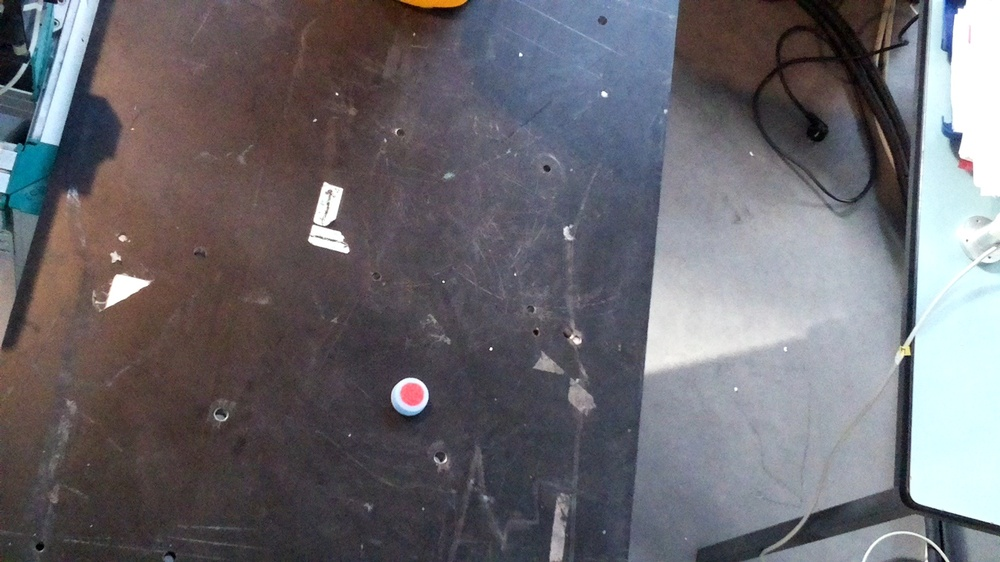
#> input picture src/images/bouchon/imabouchon1.jpg, 1000 x 562 px, shrunk from 1920 x 1080 before the run, found by its file name
$ python concentric_circles_method.py
#> lines starting #> are read from the running program, lines starting #| are printed output that depends on the picture; after the words box and inside, x2 and y2 are one past the last pixel; in counts of white or black regions, pixels touching at a corner belong together
import cv2
import numpy as np

def detect_concentric_circles(image_path):
    image = cv2.imread(image_path, cv2.IMREAD_COLOR)
#> image is the input picture: shape (562, 1000, 3); mean B, G, R 110.9, 105.4, 107.6
    if image is None:
        raise ValueError("Impossible de charger l'image depuis le chemin spécifié.")

    gray = cv2.cvtColor(image, cv2.COLOR_BGR2GRAY)
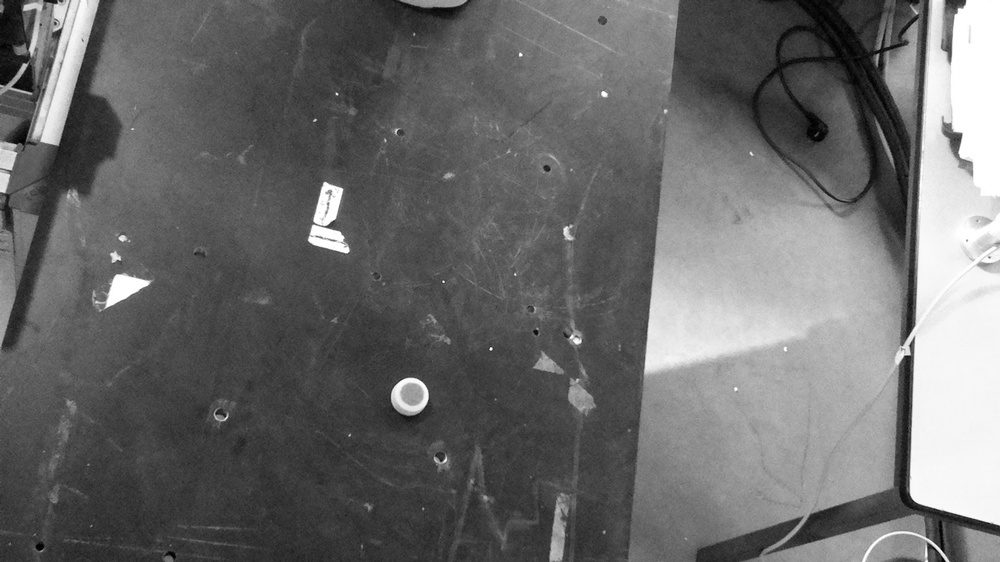
#> gray: shape (562, 1000); min 0, max 255, mean 106.7
    blurred = cv2.GaussianBlur(gray, (9, 9), 2)
    edges = cv2.Canny(blurred, 50, 150)
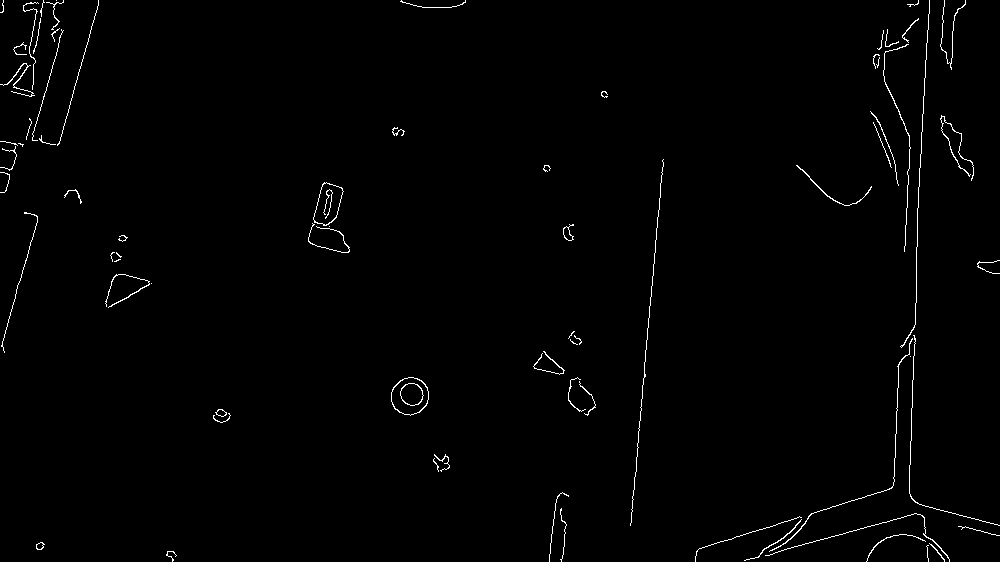
#> edges: shape (562, 1000); 1% white in thin lines or dots
    contours, _ = cv2.findContours(edges, cv2.RETR_TREE, cv2.CHAIN_APPROX_SIMPLE)
#> contours = 82 contours, 61 with area under 20; largest, box (x1, y1, x2, y2) and area: (391, 377, 429, 416) 1093, (391, 377, 429, 416) 1060, (313, 182, 344, 226) 838, (313, 182, 344, 226) 820, (400, 383, 424, 406) 393

    circles = []

    for contour in contours:
        (x, y), radius = cv2.minEnclosingCircle(contour)

        area_contour = cv2.contourArea(contour)
        if area_contour == 0:
            continue

        circularity = (4 * np.pi * area_contour) / (2 * np.pi * radius)**2
        if 0.8 <= circularity <= 1.2:
            circles.append((int(x), int(y), int(radius)))
#> this loop made 82 passes
#> (x, y, radius, area_contour, circularity) on passes 4, 5, 8, 10, 16, 17, 20, 21, 22, 23, 25, 27: (40, 546, 4.47, 40.5, 0.645), (39.5, 545.5, 3.81, 34, 0.746), (772.5, 539.5, 35.11, 32.5, 0.00839), (857, 558, 92.05, 24.5, 0.00092), (220.5, 413, 5.59, 51, 0.519), (221, 412.5, 5.03, 45.5, 0.574), (409.5, 395.9, 19.65, 1093, 0.901), (409.5, 395.8, 19.19, 1060, 0.916), (411.2, 394.2, 11.93, 393, 0.879), (411.4, 393.7, 11.7, 374, 0.87), (548.9, 365.8, 15.88, 25.5, 0.0322), (840.5, 444.5, 128.3, 45.5, 0.00088)
#> after the loop, circles = [(409, 395, 19), (409, 395, 19), (411, 394, 11), (411, 393, 11)]

    for i, (x1, y1, r1) in enumerate(circles):
        for j, (x2, y2, r2) in enumerate(circles[i + 1:], start=i + 1):
            if abs(x1 - x2) < 5 and abs(y1 - y2) < 5 and abs(r1 - r2) > 5:
                cv2.circle(image, (x1, y1), r1, (0, 255, 0), 2)
                cv2.circle(image, (x2, y2), r2, (255, 0, 0), 2)

                cv2.drawMarker(image, (x1, y1), (0, 0, 255), markerType=cv2.MARKER_CROSS, markerSize=10, thickness=2)

                print(f"Cercles concentriques détectés au centre ({x1}, {y1}) avec rayons {r1} et {r2}.")
#> this loop made 4 passes
#| Cercles concentriques détectés au centre (409, 395) avec rayons 19 et 11.
#| Cercles concentriques détectés au centre (409, 395) avec rayons 19 et 11.
#| Cercles concentriques détectés au centre (409, 395) avec rayons 19 et 11.
#| Cercles concentriques détectés au centre (409, 395) avec rayons 19 et 11.
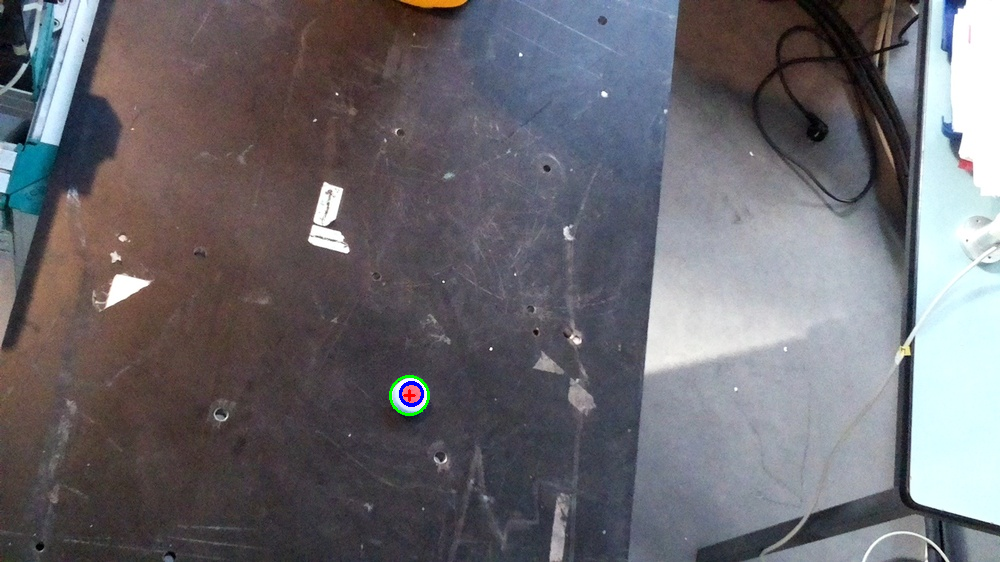
#> image: shape (562, 1000, 3); 0.12% of pixels changed, all inside (x1, y1, x2, y2) = (389, 375, 430, 416)

    cv2.imshow("Concentric Circles Detection", image)
    cv2.waitKey(0)
    cv2.destroyAllWindows()

image_path = "res/images/sources/bouchon/imabouchon1.jpg"
detect_concentric_circles(image_path)

$ run again, with src/images/bouchon/imabouchon2_rect.jpg copied over src/images/bouchon/imabouchon1.jpg
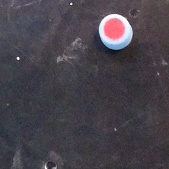
#> input picture src/images/bouchon/imabouchon2_rect.jpg, 169 x 169 px, found by its file name
#> in detect_concentric_circles, image is the input picture: shape (169, 169, 3); mean B, G, R 74.8, 66.6, 71.7
#> in detect_concentric_circles, `edges = cv2.Canny(blurred, 50, 150)`:
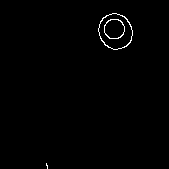
#> edges: shape (169, 169); 0.72% white in thin lines or dots, all inside (x1, y1, x2, y2) = (46, 13, 133, 169)
#> contours = 5 contours, 1 with area under 20; largest, box (x1, y1, x2, y2) and area: (98, 13, 133, 50) 938, (98, 13, 133, 50) 910, (104, 19, 125, 39) 319, (104, 19, 125, 39) 301
#> the loop in detect_concentric_circles, `for contour in contours:` made 5 passes
#> (x, y, radius, area_contour, circularity) on passes 2 to 5: (115.1, 31.06, 18.52, 938, 0.87), (114.9, 30.95, 18.18, 910, 0.877), (113.9, 28.65, 10.57, 319, 0.909), (114, 29, 10.44, 301, 0.879)
#> after the loop in detect_concentric_circles, `for contour in contours:`: circles = [(115, 31, 18), (114, 30, 18), (113, 28, 10), (114, 29, 10)]
#> the loop in detect_concentric_circles, `for i, (x1, y1, r1) in enumerate(circles):` made 4 passes
#> (printed output is left out)
#> after the loop in detect_concentric_circles, `for i, (x1, y1, r1) in enumerate(circles):`:
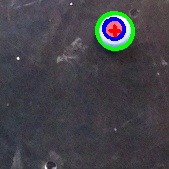
#> image: shape (169, 169, 3); 2.71% of pixels changed, all inside (x1, y1, x2, y2) = (95, 11, 135, 51)

$ run again, with src/images/bouchon/imabouchon3_rect.jpg copied over src/images/bouchon/imabouchon1.jpg
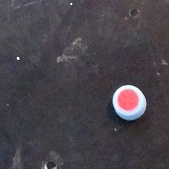
#> input picture src/images/bouchon/imabouchon3_rect.jpg, 169 x 169 px, found by its file name
#> in detect_concentric_circles, image is the input picture: shape (169, 169, 3); mean B, G, R 74.9, 67.8, 72.8
#> in detect_concentric_circles, `edges = cv2.Canny(blurred, 50, 150)`:
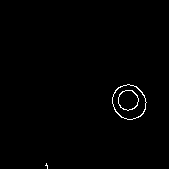
#> edges: shape (169, 169); 0.71% white in thin lines or dots, all inside (x1, y1, x2, y2) = (45, 84, 147, 169)
#> contours = 5 contours, 1 with area under 20; largest, box (x1, y1, x2, y2) and area: (112, 84, 147, 120) 906, (112, 84, 147, 120) 878, (118, 90, 139, 111) 316, (118, 90, 139, 111) 300
#> the loop in detect_concentric_circles, `for contour in contours:` made 5 passes
#> (x, y, radius, area_contour, circularity) on passes 2 to 5: (129, 101.5, 18.2, 906.5, 0.871), (129, 101.6, 17.69, 878.5, 0.894), (127.8, 99.75, 10.63, 316, 0.891), (127.8, 99.83, 10.33, 300, 0.895)
#> after the loop in detect_concentric_circles, `for contour in contours:`: circles = [(129, 101, 18), (128, 101, 17), (127, 99, 10), (127, 99, 10)]
#> the loop in detect_concentric_circles, `for i, (x1, y1, r1) in enumerate(circles):` made 4 passes
#> (printed output is left out)
#> after the loop in detect_concentric_circles, `for i, (x1, y1, r1) in enumerate(circles):`:
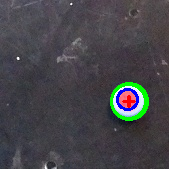
#> image: shape (169, 169, 3); 2.51% of pixels changed, all inside (x1, y1, x2, y2) = (110, 82, 149, 121)

$ run again, with src/images/bouchon/imabouchon4_rect.jpg copied over src/images/bouchon/imabouchon1.jpg
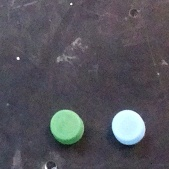
#> input picture src/images/bouchon/imabouchon4_rect.jpg, 169 x 169 px, found by its file name
#> in detect_concentric_circles, image is the input picture: shape (169, 169, 3); mean B, G, R 91.8, 84.5, 85.8
#> in detect_concentric_circles, `blurred = cv2.GaussianBlur(gray, (9, 9), 2)`:
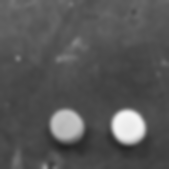
#> blurred: shape (169, 169); min 35, max 244, mean 85.7
#> in detect_concentric_circles, `edges = cv2.Canny(blurred, 50, 150)`:
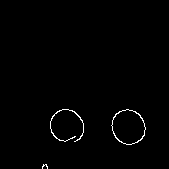
#> edges: shape (169, 169); 0.91% white in thin lines or dots, all inside (x1, y1, x2, y2) = (42, 109, 146, 169)
#> contours = 4 contours, 1 with area under 20; largest, box (x1, y1, x2, y2) and area: (111, 109, 146, 145) 899, (111, 109, 146, 145) 872, (50, 109, 84, 142) 28
#> the loop in detect_concentric_circles, `for contour in contours:` made 4 passes
#> (x, y, radius, area_contour, circularity) on passes 2 to 4: (128.3, 126.3, 18.07, 899, 0.877), (128.3, 126.5, 17.68, 872, 0.888), (66.88, 125.9, 17.86, 28.5, 0.0284)
#> after the loop in detect_concentric_circles, `for contour in contours:`: circles = [(128, 126, 18), (128, 126, 17)]
#> the loop in detect_concentric_circles, `for i, (x1, y1, r1) in enumerate(circles):` made 2 passes
